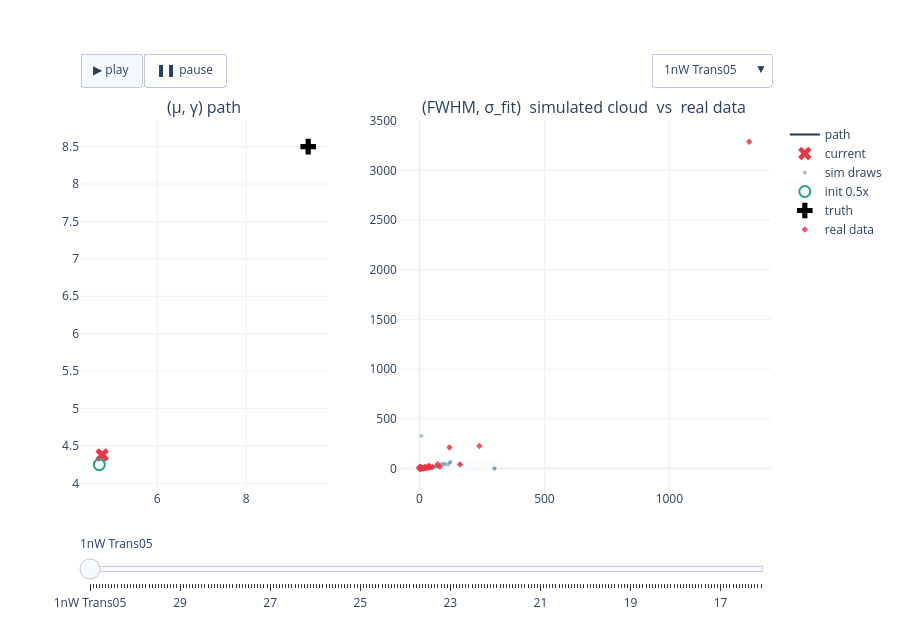

Notebook code cell kept with this figure:
### Code cell
# FIG 1a — 1nW interactive: path + cloud, experiment dropdown + play/slider   (22a verbatim)
fig_1nW = build_power_figure(RESULTS, '1nW')
if fig_1nW is not None:
    _h = os.path.join(REPO_ROOT, 'notebooks', '23_fisher_uncertainties', '23a-fig1a-1nW-paths-clouds.html')
    fig_1nW.write_html(_h, include_plotlyjs='cdn', config=CONFIG_PLOT)
    print('wrote', _h, f'({os.path.getsize(_h)/1e6:.1f} MB)')
    fig_1nW.show(config=CONFIG_PLOT)
